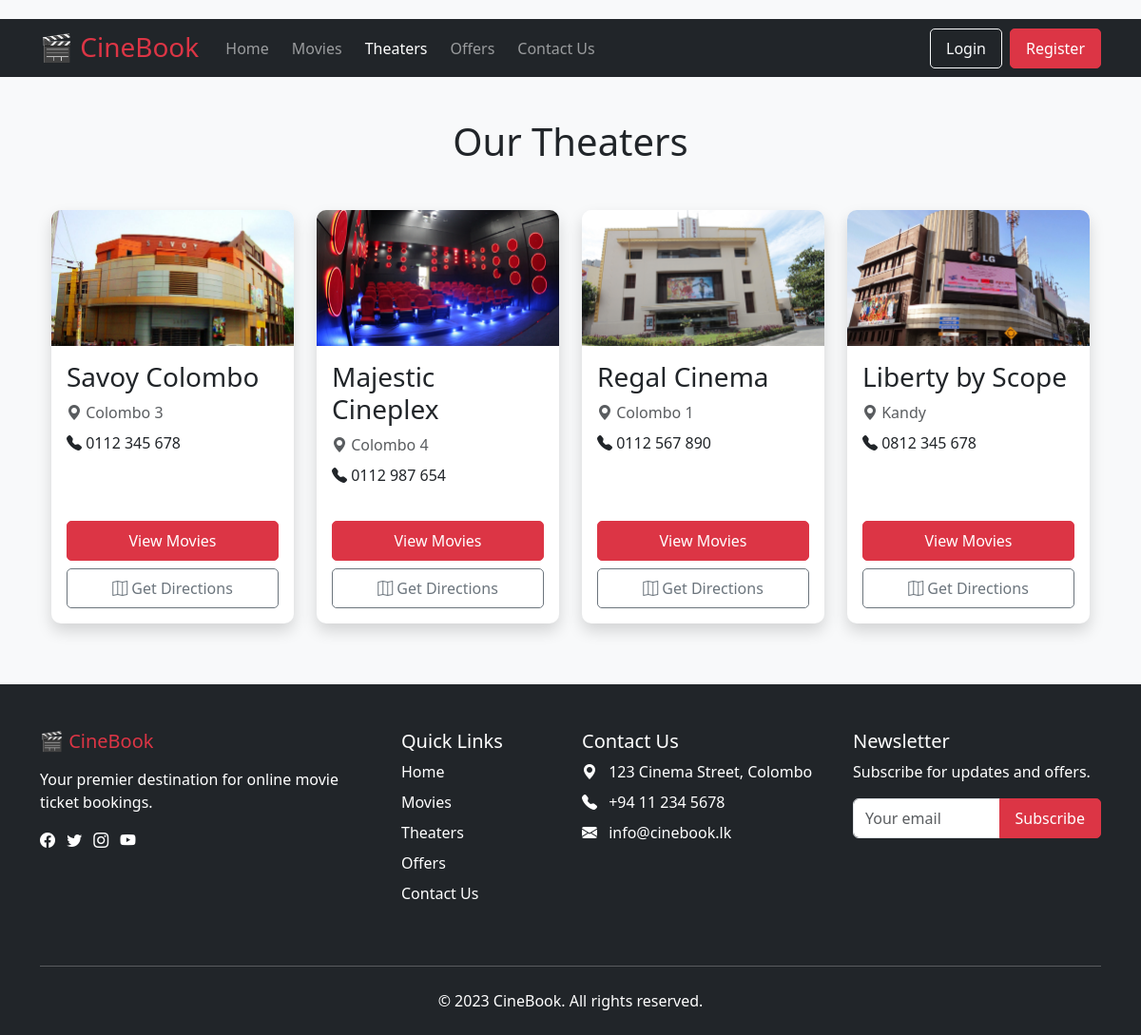
The app's page /movies/theaters/ with its own data.
### movies/models.py (models this page shows, shortened)
class Theater(models.Model):
    name = models.CharField(max_length=100)
    location = models.CharField(max_length=200)
    contact = models.CharField(max_length=15)
    image = models.ImageField(upload_to='theaters/')

### movies/views.py (the view)
# urls.py: path('theaters/', views.theaters_view, name='theaters'),
def theaters_view(request):
    theaters = Theater.objects.all()
    return render(request, 'movies/theaters.html', {
        'theaters': theaters
    })

### movies/templates/movies/theaters.html (shortened to what this page needs)
{% extends 'booking_system/base.html' %}
{% load static %}
{% block content %}
<div class="container my-5">
    <h1 class="text-center mb-5">Our Theaters</h1>
    <div class="row row-cols-1 row-cols-md-2 row-cols-lg-3 row-cols-xl-4 g-4">
        {% for theater in theaters %}
        <div class="col">
            <div class="card h-100 shadow">
                <div class="ratio ratio-16x9">
                    <img src="{{ theater.image.url }}" class="card-img-top object-fit-cover" alt="{{ theater.name }}">
                </div>
                <div class="card-body d-flex flex-column">
                    <h3 class="card-title">{{ theater.name }}</h3>
                    <p class="text-muted mb-2">
                        <i class="bi bi-geo-alt-fill"></i> {{ theater.location }}
                    </p>
                    <p class="mb-3"><i class="bi bi-telephone-fill"></i> {{ theater.contact }}</p>
                    <div class="mt-auto d-grid gap-2">
                        <a href="{% url 'movies:movies' %}?theater={{ theater.id }}" class="btn btn-danger">
                            View Movies
                        </a>
                        <a href="https://www.google.com/maps/search/?api=1&query={{ theater.name|urlencode }}+{{ theater.location|urlencode }}"
                           target="_blank"
                           class="btn btn-outline-secondary">
                            <i class="bi bi-map"></i> Get Directions
                        </a>
                    </div>
                </div>
            </div>
        </div>
        {% endfor %}
    </div>
</div>
{% endblock %}

### static/css/style.css (style rules this page uses)
body { font-family: 'Segoe UI', Tahoma, Geneva, Verdana, sans-serif; background-color: #f8f9fa; color: #212529; }
.card { transition: transform 0.3s ease, box-shadow 0.3s ease; border-radius: 10px; overflow: hidden; border: none; margin-bottom: 20px; }
.btn { border-radius: 5px; font-weight: 500; padding: 8px 16px; transition: all 0.2s; }

### movies/templates/movies/theaters.html (style rules this page uses)
.object-fit-cover { object-fit: cover; }
.card { transition: transform 0.2s ease; }

### records on screen
Theater: image (picture), name "Savoy Colombo", location "Colombo 3", contact "0112 345 678"
Theater: image (picture), name "Majestic Cineplex", location "Colombo 4", contact "0112 987 654"
Theater: image (picture), name "Regal Cinema", location "Colombo 1", contact "0112 567 890"
Theater: image (picture), name "Liberty by Scope", location "Kandy", contact "0812 345 678"
